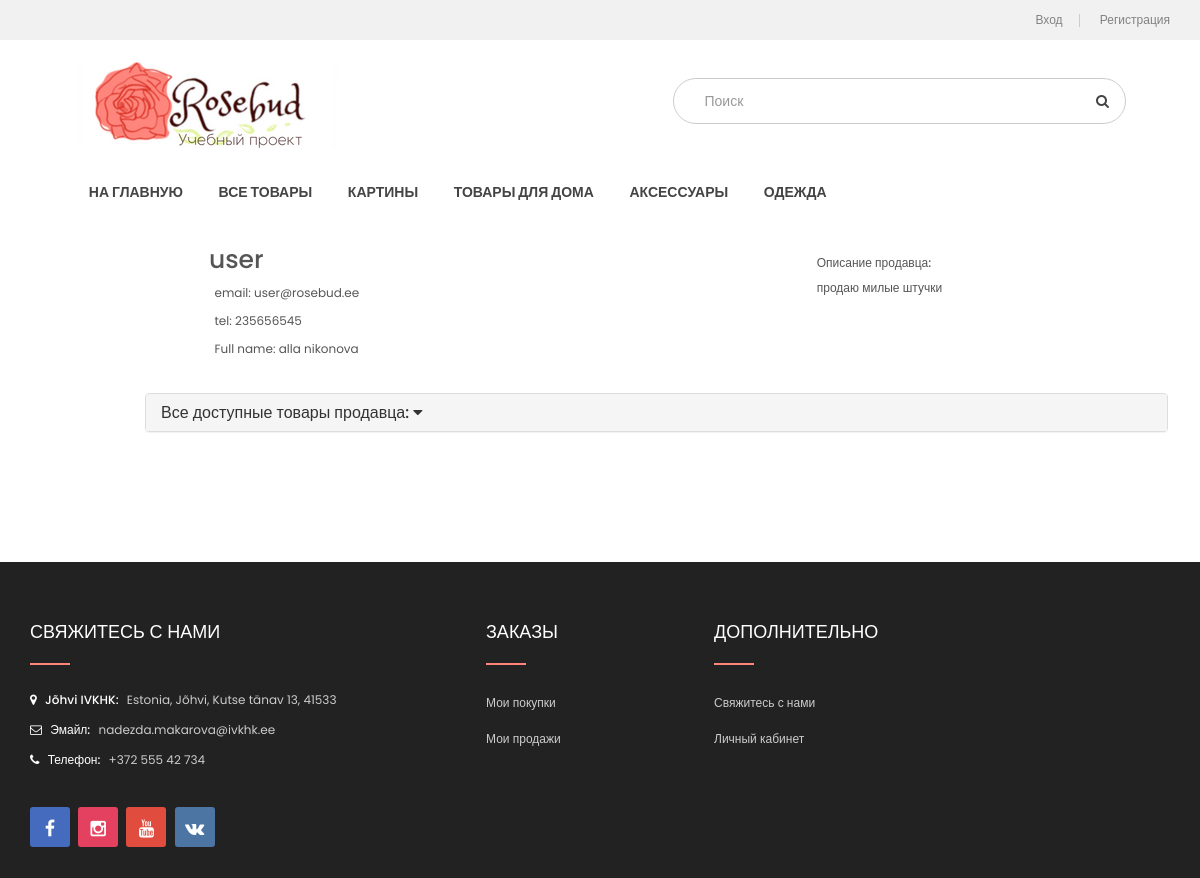
Page /user?id=2 on the committed database.
### tables this page shows
CREATE TABLE `product_categories` (
  `idCategory` int(11) NOT NULL,
  `categoryName` varchar(30) NOT NULL
);

CREATE TABLE `users` (
  `idUser` int(11) NOT NULL,
  `role` int(1) NOT NULL,
  `email` text NOT NULL,
  `password` varchar(255) NOT NULL,
  `adress` text NOT NULL,
  `tel` int(20) NOT NULL,
  `fullName` text NOT NULL,
  `username` varchar(15) NOT NULL,
  `userDescription` text NOT NULL
);

### controller/controller.php (called while the page is built, shortened)
<?php
class Controller{
	public static function mainCategories(){
		$categories = Category::getMainCategories();
		include_once 'view/categories.php';
	}
	public static function userDetail($id){
		$row = Model::getUserDetail($id);
		include_once('view/user.php');
	}
}
?>

### index.php (called while the page is built, shortened)
<?php
include_once 'inc/database.php';
include_once 'model/model.php';
include_once 'model/category.php';
include_once 'controller/controller.php';
include 'route/routing.php';
?>

### inc/database.php (called while the page is built, shortened)
<?php
class database {
    private $conn;
    private $host;
    private $user;
    private $password;
    private $baseName;
    function __construct() {
        $this->host = 'localhost';
        $this->user = 'root';
        $this->password = '';
        $this->baseName = 'rosebud_shop';
    }
    function connect() {
        try {
            $this->conn = new PDO(
                    'mysql:host='.$this->host.''
                    .';dbname='.$this->baseName.'',
                    $this->user,
                    $this->password,
                    array(PDO::MYSQL_ATTR_INIT_COMMAND => 'SET NAMES utf8'));
        } catch (Exception $e) {
            die('Connection failed : '.$e->getMessage());
        }
        return $this->conn;
    }
    function disconnect() {
        if ($this->conn) {
            $this->conn = null;
        }
    }
    function getOne($query) {
        $stmt = $this->conn->prepare($query);
        $stmt->execute();
        $stmt->setFetchMode(PDO::FETCH_ASSOC);
        $response = $stmt->fetch();
        return $response;
    }
    function getAll($query) {
        $stmt = $this->conn->prepare($query);
        $stmt->execute();
        $stmt->setFetchMode(PDO::FETCH_ASSOC);
        $response = $stmt->fetchAll();
        return $response;
    }
}
?>

### model/model.php (called while the page is built, shortened)
<?php
class Model {
	public static function getUserDetail($id){
		$sql = "SELECT users. *, products.* from users, products WHERE users.`idUser` =".$id;
		$database = new database();
		$row = $database->getOne($sql);
		return $row;
	}
}
?>

### model/category.php (called while the page is built)
<?php
class Category{
    public static function getMainCategories() {
        $query = "SELECT * FROM `product_categories`" ;
        $db = new Database();
        $categories = $db->getAll($query);
        return $categories;
    }
}

### view/categories.php (the view)
<?php
	foreach ($categories as $value){
			echo '<li class="">
			<p class="close-menu"></p>';
			echo "<a href='category?id=".$value['idCategory']."' class='clearfix menu1'>";
				echo "<strong>".$value['categoryName']."</strong>
				<span class='label'></span>
				</a></li>";
	}
?>

### view/user.php (shortened to what this page needs)
<?php
	if(empty($row)){
		echo '<div class="container" style="min-height:400px;">
				<h2>404 ошибка</h2>
				<p>	Упс, что-то пошло не так. Страница не найдена.</p>
			</div>';
	}else{
?>
<div class="main-container container" style="margin-top: 0px;">
	<span style="width: 80%; display: block; margin: auto;margin-top: 20px;">
		<div style="width: 60%; float: left;">
			<?php
				echo '<h1 style="margin-top: 0;">'.$row['username'].'</h1>
				<div style="padding-left: 1%;">';
					echo '<p>email: '.$row['email'].'</p>';
					echo '<p>tel: '.$row['tel'].'</p>';
					echo '<p>Full name: '.$row['fullName'].'</p>
				</div>';
			?>
		</div>
		<div class="col-sm-4" style="width: 35%; margin-left: 5%; overflow: hidden;">
			<h5>Описание продавца:</h5>
			<?php
				echo '<p>'.$row['userDescription'].'</p>';
			?>
		</div>
	</span>
	<div class="row" style="margin-bottom: 15px;">
		<div id="content" class="col-md-9 col-sm-8  col-xs-12" style="margin-left: 50px;">
			<div class="digital">
				<div class="row">
					<div class=" col-sm-12">
						<div class="panel-group" id="accordion" style="margin-top: 25px;">
							<div class="panel panel-default">
								<div class="panel-heading">
									<h4 class="panel-title"><a data-parent="#accordion" data-toggle="collapse" class="accordion-toggle collapsed" href="#accordion-1" aria-expanded="false">Все доступные товары продавца: <i class="fa fa-caret-down"></i></a></h4> </div>
					</div>
				</div>
			</div>
		</div>
	</div>
</div>
<?php
}
	include "view/templates/layout.php";
?>

### public/css/themecss/so_megamenu.css (style rules this page uses)
ul.megamenu > li { float: left; margin-right:1px; }
ul.megamenu > li > a { display: block; position: relative; color: #fff; font-size: 14px; padding: 15px 18px ; }
ul.megamenu > li > a strong { font-weight: 400; }

### public/css/header2.css (style rules this page uses)
.header-bottom .header-bottom-right .megamenu-wrapper .megamenu li { margin-right: 1.5%; }
.header-bottom .header-bottom-right .megamenu-wrapper .megamenu li .menu1 { padding: 5px 10px; border-radius: 3px; text-transform: uppercase; font-weight: 600; transition: none; color: #444444; }
.header-bottom .header-bottom-right .megamenu-wrapper .megamenu li .menu1 strong { font-weight: 700; }

### rows in the picture
product_categories: categoryName "КАРТИНЫ"
product_categories: categoryName "ТОВАРЫ ДЛЯ ДОМА"
product_categories: categoryName "АКСЕССУАРЫ"
product_categories: categoryName "ОДЕЖДА"
users: username "user", email "user@rosebud.ee", tel "235656545", fullName "alla nikonova", userDescription "продаю милые штучки"
